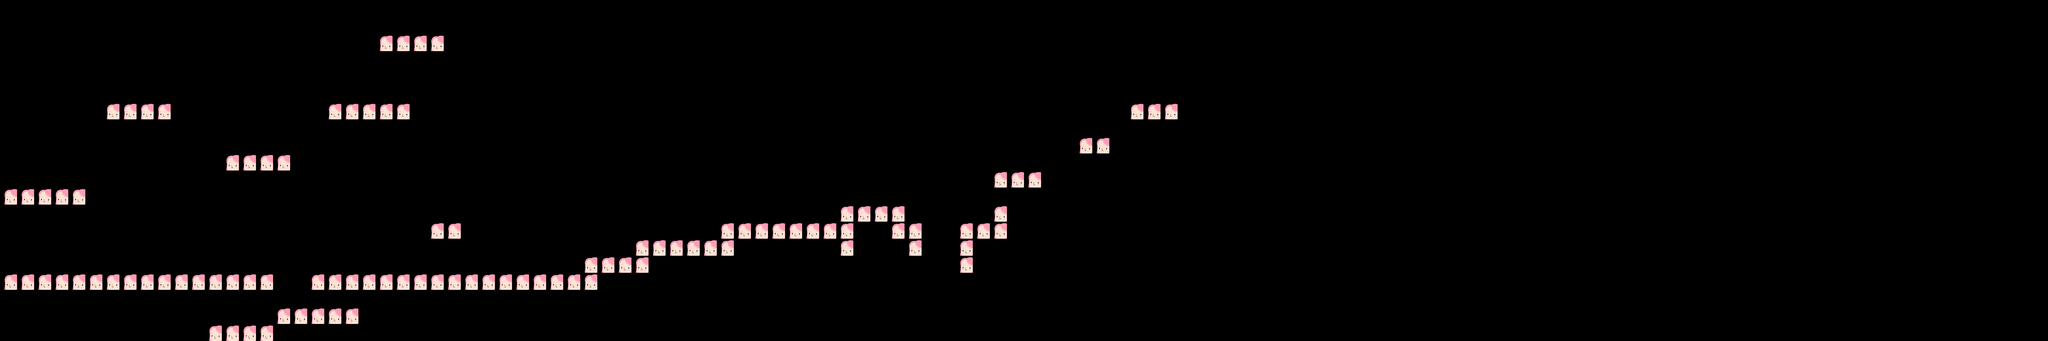

Tiled map render using the project's own tile images. Description and the whole map definition, tile-layer contents included, below:
An orthogonal 120x20 tile map with 64x64 px tiles, 1 tile layer (walls).

<map version="1.8" tiledversion="1.8.5" orientation="orthogonal" renderorder="right-down" width="120" height="20" tilewidth="64" tileheight="64" infinite="0" nextlayerid="2" nextobjectid="1">
 <tileset firstgid="1" source="walls.tsx" />
 <layer id="1" name="walls" width="120" height="20">
  <data encoding="csv">
0,0,0,0,0,0,0,0,0,0,0,0,0,0,0,0,0,0,0,0,0,0,0,0,0,0,0,0,0,0,0,0,0,0,0,0,0,0,0,0,0,0,0,0,0,0,0,0,0,0,0,0,0,0,0,0,0,0,0,0,0,0,0,0,0,0,0,0,0,0,0,0,0,0,0,0,0,0,0,0,0,0,0,0,0,0,0,0,0,0,0,0,0,0,0,0,0,0,0,0,0,0,0,0,0,0,0,0,0,0,0,0,0,0,0,0,0,0,0,0,
0,0,0,0,0,0,0,0,0,0,0,0,0,0,0,0,0,0,0,0,0,0,0,0,0,0,0,0,0,0,0,0,0,0,0,0,0,0,0,0,0,0,0,0,0,0,0,0,0,0,0,0,0,0,0,0,0,0,0,0,0,0,0,0,0,0,0,0,0,0,0,0,0,0,0,0,0,0,0,0,0,0,0,0,0,0,0,0,0,0,0,0,0,0,0,0,0,0,0,0,0,0,0,0,0,0,0,0,0,0,0,0,0,0,0,0,0,0,0,0,
0,0,0,0,0,0,0,0,0,0,0,0,0,0,0,0,0,0,0,0,0,0,1,1,1,1,0,0,0,0,0,0,0,0,0,0,0,0,0,0,0,0,0,0,0,0,0,0,0,0,0,0,0,0,0,0,0,0,0,0,0,0,0,0,0,0,0,0,0,0,0,0,0,0,0,0,0,0,0,0,0,0,0,0,0,0,0,0,0,0,0,0,0,0,0,0,0,0,0,0,0,0,0,0,0,0,0,0,0,0,0,0,0,0,0,0,0,0,0,0,
0,0,0,0,0,0,0,0,0,0,0,0,0,0,0,0,0,0,0,0,0,0,0,0,0,0,0,0,0,0,0,0,0,0,0,0,0,0,0,0,0,0,0,0,0,0,0,0,0,0,0,0,0,0,0,0,0,0,0,0,0,0,0,0,0,0,0,0,0,0,0,0,0,0,0,0,0,0,0,0,0,0,0,0,0,0,0,0,0,0,0,0,0,0,0,0,0,0,0,0,0,0,0,0,0,0,0,0,0,0,0,0,0,0,0,0,0,0,0,0,
0,0,0,0,0,0,0,0,0,0,0,0,0,0,0,0,0,0,0,0,0,0,0,0,0,0,0,0,0,0,0,0,0,0,0,0,0,0,0,0,0,0,0,0,0,0,0,0,0,0,0,0,0,0,0,0,0,0,0,0,0,0,0,0,0,0,0,0,0,0,0,0,0,0,0,0,0,0,0,0,0,0,0,0,0,0,0,0,0,0,0,0,0,0,0,0,0,0,0,0,0,0,0,0,0,0,0,0,0,0,0,0,0,0,0,0,0,0,0,0,
0,0,0,0,0,0,0,0,0,0,0,0,0,0,0,0,0,0,0,0,0,0,0,0,0,0,0,0,0,0,0,0,0,0,0,0,0,0,0,0,0,0,0,0,0,0,0,0,0,0,0,0,0,0,0,0,0,0,0,0,0,0,0,0,0,0,0,0,0,0,0,0,0,0,0,0,0,0,0,0,0,0,0,0,0,0,0,0,0,0,0,0,0,0,0,0,0,0,0,0,0,0,0,0,0,0,0,0,0,0,0,0,0,0,0,0,0,0,0,0,
0,0,0,0,0,0,1,1,1,1,0,0,0,0,0,0,0,0,0,1,1,1,1,1,0,0,0,0,0,0,0,0,0,0,0,0,0,0,0,0,0,0,0,0,0,0,0,0,0,0,0,0,0,0,0,0,0,0,0,0,0,0,0,0,0,0,1,1,1,0,0,0,0,0,0,0,0,0,0,0,0,0,0,0,0,0,0,0,0,0,0,0,0,0,0,0,0,0,0,0,0,0,0,0,0,0,0,0,0,0,0,0,0,0,0,0,0,0,0,0,
0,0,0,0,0,0,0,0,0,0,0,0,0,0,0,0,0,0,0,0,0,0,0,0,0,0,0,0,0,0,0,0,0,0,0,0,0,0,0,0,0,0,0,0,0,0,0,0,0,0,0,0,0,0,0,0,0,0,0,0,0,0,0,0,0,0,0,0,0,0,0,0,0,0,0,0,0,0,0,0,0,0,0,0,0,0,0,0,0,0,0,0,0,0,0,0,0,0,0,0,0,0,0,0,0,0,0,0,0,0,0,0,0,0,0,0,0,0,0,0,
0,0,0,0,0,0,0,0,0,0,0,0,0,0,0,0,0,0,0,0,0,0,0,0,0,0,0,0,0,0,0,0,0,0,0,0,0,0,0,0,0,0,0,0,0,0,0,0,0,0,0,0,0,0,0,0,0,0,0,0,0,0,0,1,1,0,0,0,0,0,0,0,0,0,0,0,0,0,0,0,0,0,0,0,0,0,0,0,0,0,0,0,0,0,0,0,0,0,0,0,0,0,0,0,0,0,0,0,0,0,0,0,0,0,0,0,0,0,0,0,
0,0,0,0,0,0,0,0,0,0,0,0,0,1,1,1,1,0,0,0,0,0,0,0,0,0,0,0,0,0,0,0,0,0,0,0,0,0,0,0,0,0,0,0,0,0,0,0,0,0,0,0,0,0,0,0,0,0,0,0,0,0,0,0,0,0,0,0,0,0,0,0,0,0,0,0,0,0,0,0,0,0,0,0,0,0,0,0,0,0,0,0,0,0,0,0,0,0,0,0,0,0,0,0,0,0,0,0,0,0,0,0,0,0,0,0,0,0,0,0,
0,0,0,0,0,0,0,0,0,0,0,0,0,0,0,0,0,0,0,0,0,0,0,0,0,0,0,0,0,0,0,0,0,0,0,0,0,0,0,0,0,0,0,0,0,0,0,0,0,0,0,0,0,0,0,0,0,0,1,1,1,0,0,0,0,0,0,0,0,0,0,0,0,0,0,0,0,0,0,0,0,0,0,0,0,0,0,0,0,0,0,0,0,0,0,0,0,0,0,0,0,0,0,0,0,0,0,0,0,0,0,0,0,0,0,0,0,0,0,0,
1,1,1,1,1,0,0,0,0,0,0,0,0,0,0,0,0,0,0,0,0,0,0,0,0,0,0,0,0,0,0,0,0,0,0,0,0,0,0,0,0,0,0,0,0,0,0,0,0,0,0,0,0,0,0,0,0,0,0,0,0,0,0,0,0,0,0,0,0,0,0,0,0,0,0,0,0,0,0,0,0,0,0,0,0,0,0,0,0,0,0,0,0,0,0,0,0,0,0,0,0,0,0,0,0,0,0,0,0,0,0,0,0,0,0,0,0,0,0,0,
0,0,0,0,0,0,0,0,0,0,0,0,0,0,0,0,0,0,0,0,0,0,0,0,0,0,0,0,0,0,0,0,0,0,0,0,0,0,0,0,0,0,0,0,0,0,0,0,0,1,1,1,1,0,0,0,0,0,1,0,0,0,0,0,0,0,0,0,0,0,0,0,0,0,0,0,0,0,0,0,0,0,0,0,0,0,0,0,0,0,0,0,0,0,0,0,0,0,0,0,0,0,0,0,0,0,0,0,0,0,0,0,0,0,0,0,0,0,0,0,
0,0,0,0,0,0,0,0,0,0,0,0,0,0,0,0,0,0,0,0,0,0,0,0,0,1,1,0,0,0,0,0,0,0,0,0,0,0,0,0,0,0,1,1,1,1,1,1,1,1,0,0,1,1,0,0,1,1,1,0,0,0,0,0,0,0,0,0,0,0,0,0,0,0,0,0,0,0,0,0,0,0,0,0,0,0,0,0,0,0,0,0,0,0,0,0,0,0,0,0,0,0,0,0,0,0,0,0,0,0,0,0,0,0,0,0,0,0,0,0,
0,0,0,0,0,0,0,0,0,0,0,0,0,0,0,0,0,0,0,0,0,0,0,0,0,0,0,0,0,0,0,0,0,0,0,0,0,1,1,1,1,1,1,0,0,0,0,0,0,1,0,0,0,1,0,0,1,0,0,0,0,0,0,0,0,0,0,0,0,0,0,0,0,0,0,0,0,0,0,0,0,0,0,0,0,0,0,0,0,0,0,0,0,0,0,0,0,0,0,0,0,0,0,0,0,0,0,0,0,0,0,0,0,0,0,0,0,0,0,0,
0,0,0,0,0,0,0,0,0,0,0,0,0,0,0,0,0,0,0,0,0,0,0,0,0,0,0,0,0,0,0,0,0,0,1,1,1,1,0,0,0,0,0,0,0,0,0,0,0,0,0,0,0,0,0,0,1,0,0,0,0,0,0,0,0,0,0,0,0,0,0,0,0,0,0,0,0,0,0,0,0,0,0,0,0,0,0,0,0,0,0,0,0,0,0,0,0,0,0,0,0,0,0,0,0,0,0,0,0,0,0,0,0,0,0,0,0,0,0,0,
1,1,1,1,1,1,1,1,1,1,1,1,1,1,1,1,0,0,1,1,1,1,1,1,1,1,1,1,1,1,1,1,1,1,1,0,0,0,0,0,0,0,0,0,0,0,0,0,0,0,0,0,0,0,0,0,0,0,0,0,0,0,0,0,0,0,0,0,0,0,0,0,0,0,0,0,0,0,0,0,0,0,0,0,0,0,0,0,0,0,0,0,0,0,0,0,0,0,0,0,0,0,0,0,0,0,0,0,0,0,0,0,0,0,0,0,0,0,0,0,
0,0,0,0,0,0,0,0,0,0,0,0,0,0,0,0,0,0,0,0,0,0,0,0,0,0,0,0,0,0,0,0,0,0,0,0,0,0,0,0,0,0,0,0,0,0,0,0,0,0,0,0,0,0,0,0,0,0,0,0,0,0,0,0,0,0,0,0,0,0,0,0,0,0,0,0,0,0,0,0,0,0,0,0,0,0,0,0,0,0,0,0,0,0,0,0,0,0,0,0,0,0,0,0,0,0,0,0,0,0,0,0,0,0,0,0,0,0,0,0,
0,0,0,0,0,0,0,0,0,0,0,0,0,0,0,0,1,1,1,1,1,0,0,0,0,0,0,0,0,0,0,0,0,0,0,0,0,0,0,0,0,0,0,0,0,0,0,0,0,0,0,0,0,0,0,0,0,0,0,0,0,0,0,0,0,0,0,0,0,0,0,0,0,0,0,0,0,0,0,0,0,0,0,0,0,0,0,0,0,0,0,0,0,0,0,0,0,0,0,0,0,0,0,0,0,0,0,0,0,0,0,0,0,0,0,0,0,0,0,0,
0,0,0,0,0,0,0,0,0,0,0,0,1,1,1,1,0,0,0,0,0,0,0,0,0,0,0,0,0,0,0,0,0,0,0,0,0,0,0,0,0,0,0,0,0,0,0,0,0,0,0,0,0,0,0,0,0,0,0,0,0,0,0,0,0,0,0,0,0,0,0,0,0,0,0,0,0,0,0,0,0,0,0,0,0,0,0,0,0,0,0,0,0,0,0,0,0,0,0,0,0,0,0,0,0,0,0,0,0,0,0,0,0,0,0,0,0,0,0,0
</data>
 </layer>
</map>
